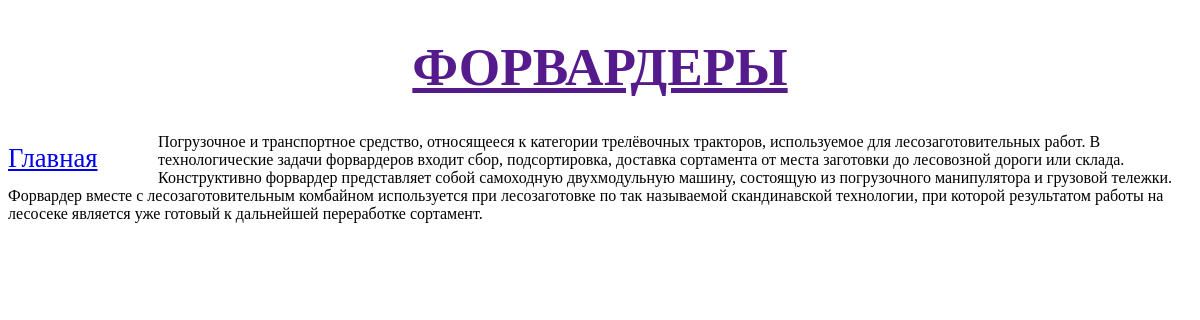
The app's page /article/1 with its own data.
### article/models.py (models this page shows, shortened)
class Article(models.Model):
    author = models.ForeignKey('auth.User', on_delete = models.CASCADE, verbose_name='Автор')
    title = models.CharField(max_length = 100, verbose_name='Тема')
    body = models.TextField(verbose_name='Текст')

### article/views.py (the view)
# urls.py: path('article/<int:pk>', views.ArticleDetailView.as_view(), name='detail'),
class ArticleDetailView(DetailView):
    model = Article
    template_name = 'detail.html'

### article/templates/detail.html (shortened to what this page needs)
{% load static %}
 <!DOCTYPE html>
 <html lang="en">
 <head>
   <link rel="stylesheet" href="{% static 'article/style.css' %}">
 </head>
 <body>
     <header>
       <h1> <a href="">{{ article.title }}</a> </h1>
     </header>
     <nav>
         <a href="{% url 'home' %}">Главная</a>
    </nav>
     <div class="container">
     {% block content %}
         <div class="details">
         <p>{{ article.body }}</p>
         </div>
     {% endblock content %}
     </div>
 </body>
 </html>

### article/static/article/style.css (style rules this page uses)
header h1 { font-size: 40pt; text-transform: uppercase; text-align: center; background: url("harvest.jpg") left / auto 100% no-repeat; }
nav { font-size: 20pt; width: 150px; float: left; }
nav a { display: block; margin: 10px 0px; }

### records on screen
Article: title "ФОРВАРДЕРЫ", body "Погрузочное и транспортное средство, относящееся к категории трелёвочных тракторов, используемое для лесозаготовительных работ. В технологические задачи форвардеров входит сбор, подсортировка, доставка сортамента от места заготовки до лесовозной дороги или склада. Конструктивно форвардер представляет собой самоходную двухмодульную машину, состоящую из погрузочного манипулятора и грузовой тележки. Форвардер вместе с лесозаготовительным комбайном используется при лесозаготовке по так называемой скандинавской технологии, при которой результатом работы на лесосеке является уже готовый к дальнейшей переработке сортамент."
